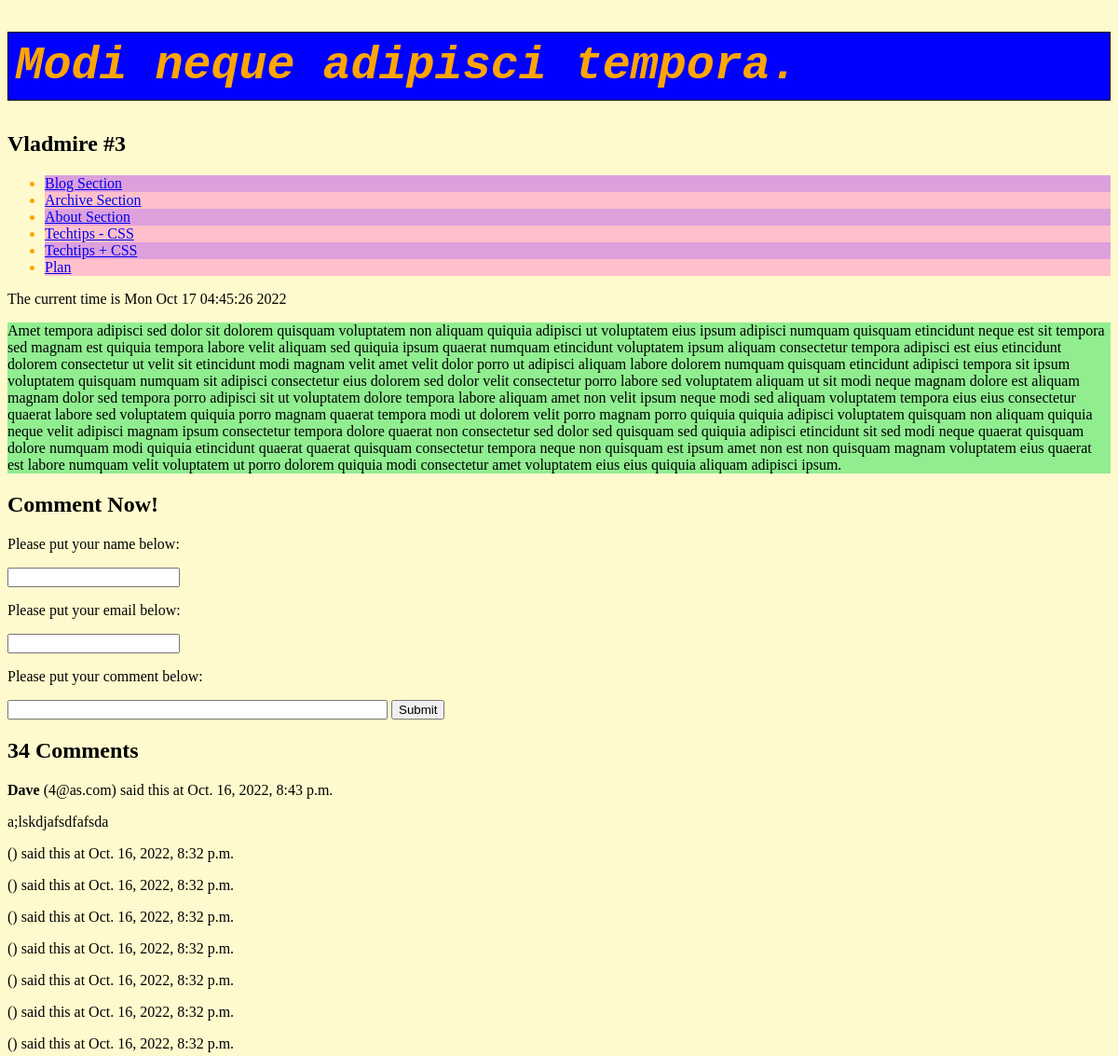
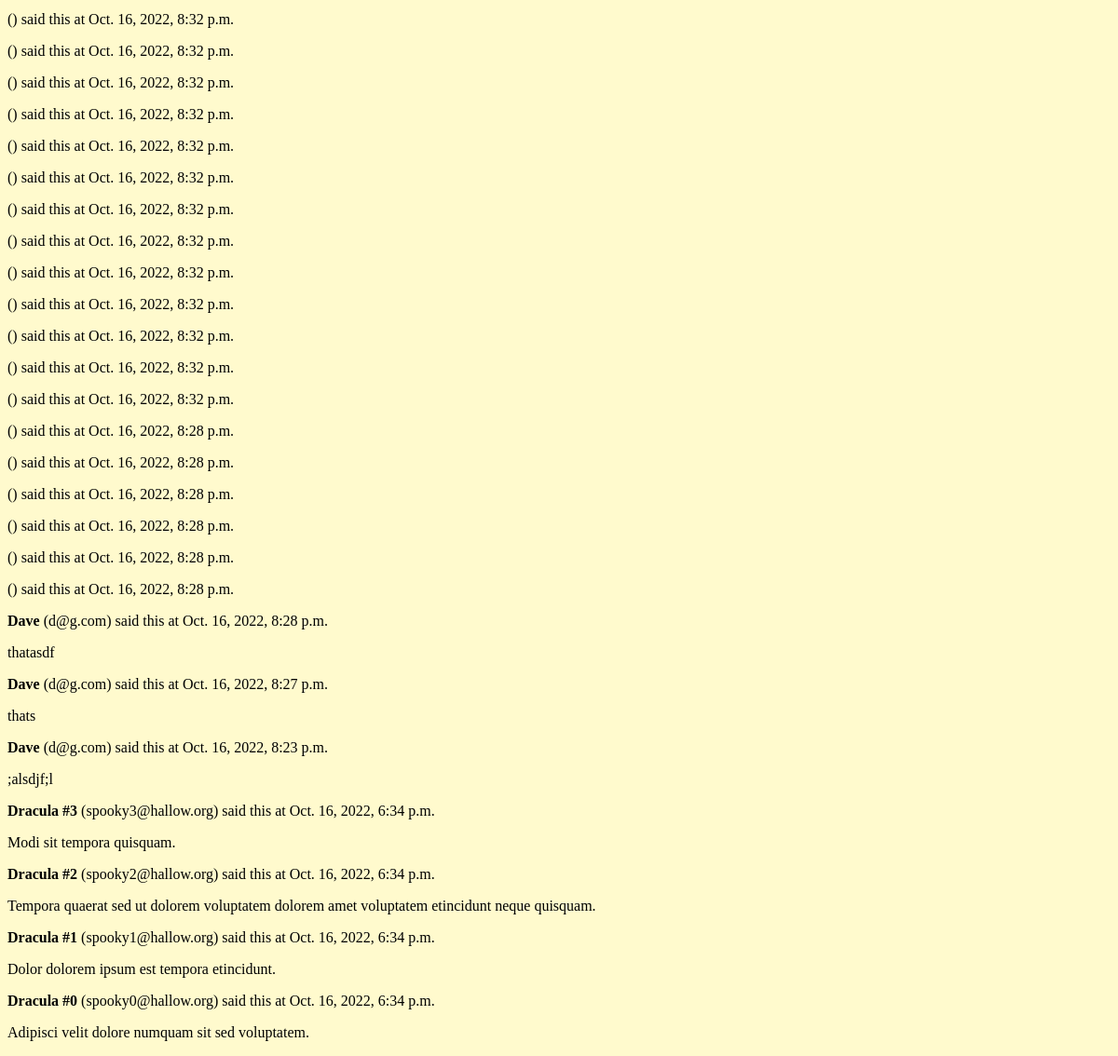
The app's page /blog/entry/4/ with its own data (2 pictures, top to bottom).
### blog/models.py (models this page shows, shortened)
class Blog(models.Model):
    title = models.CharField(max_length=64)
    author = models.CharField(max_length=32)
    content = models.TextField()
    posted = models.DateTimeField()
    @property
    def commentCount(self):
        return Comment.objects.filter(blog_id=self.id).count()

class Comment(models.Model):
    blog = models.ForeignKey(Blog, on_delete=models.CASCADE)
    commenter = models.CharField(max_length=32)
    email = models.EmailField()
    content = models.TextField()
    posted = models.DateTimeField()

### blog/views.py (the view)
# urls.py: path('entry/<int:blog_id>/', views.entry, name='entry'),
def entry(request, blog_id):
	blogPost = get_object_or_404(Blog, pk=blog_id)
	comments = Comment.objects.filter(blog=blogPost).order_by("-posted").all()
	return render(request, 'blog/entry.html', {'now': strftime('%c'), 'blogPost': blogPost, 'comments': comments})

### blog/templates/blog/entry.html (shortened to what this page needs)
{% load static %}
<!DOCTYPE html>
<html lang="en">
    <head>
        <link rel="stylesheet" href="{% static 'blog/style.css' %}"/>
    </head>
    <body>
        <h1>
            {{blogPost.title}}
        </h1>
        <h2
            >{{blogPost.author}}
        </h2>
        <ul class="list">
            <li><a href="/blog">Blog Section</a></li>
            <li><a href="/blog/archive">Archive Section</a></li>
            <li><a href="/blog/about">About Section</a></li>
            <li><a href="/blog/techtips-css/">Techtips - CSS</a></li>
            <li><a href="/blog/techtips+css/">Techtips + CSS</a></li>
            <li><a href="/blog/plan/">Plan</a></li>
        </ul>
        <p>The current time is {{now}}</p>
        <div style="background-color: lightgreen">
            <p>{{blogPost.content}}</p>
        </div>
        <h2>Comment Now!</h2>
        <form action="{% url 'comment' blogPost.id  %}" method="post">
            <p>Please put your name below:</p>
            <input type="text" id="commenter" name="commenter">
            <p>Please put your email below:</p>
            <input type="text" id="email" name="email">
            <p>Please put your comment below:</p>
            <input type="text" id="content" name="content" style="width: 400px; word-wrap: break-word; word-break: break-all;">
            <button type="submit">Submit</button>
        </form>
        <h2>{{blogPost.commentCount}} Comments</h2>
        {% for comment in comments %}
            <p><strong>{{comment.commenter}}</strong> ({{comment.email}}) said this at {{comment.posted}}</p>
            <p>{{comment.content}}</p>
        {% endfor %}
    </body>
</html>

### blog/static/blog/style.css (style rules this page uses)
h1 { color: orange; background-color: blue; font-family: monospace; font-style: italic; font-size: 50px; border: 1px solid black; padding: 2mm; }
body { background-color: lemonchiffon; }
.list { color: orange; }
li:nth-child(even) { background-color: pink; }
li:nth-child(odd) { background-color: plum; }

### records on screen
Blog: title "Modi neque adipisci tempora.", author "Vladmire #3", content "Amet tempora adipisci sed dolor sit dolorem quisquam voluptatem non aliquam quiquia adipisci ut voluptatem eius ipsum adipisci numquam quisquam etincidunt neque est sit tempora sed magnam est quiquia tempora labore velit aliquam sed quiquia ipsum quaerat numquam etincidunt voluptatem ipsum aliquam consectetur tempora adipisci est eius etincidunt dolorem consectetur ut velit sit etincidunt modi magnam velit amet velit dolor porro ut adipisci aliquam labore dolorem numquam quisquam etincidunt adipisci tempora sit ipsum voluptatem quisquam numquam sit adipisci consectetur eius dolorem sed dolor velit consectetur porro labore sed voluptatem aliquam ut sit modi neque magnam dolore est aliquam…", commentCount "34"
Comment: commenter "Dave", email "4@as.com", posted "Oct. 16, 2022, 8:43 p.m.", content "a;lskdjafsdfafsda"
Comment: posted "Oct. 16, 2022, 8:32 p.m."
Comment: posted "Oct. 16, 2022, 8:32 p.m."
Comment: posted "Oct. 16, 2022, 8:32 p.m."
Comment: posted "Oct. 16, 2022, 8:32 p.m."
Comment: posted "Oct. 16, 2022, 8:32 p.m."
Comment: posted "Oct. 16, 2022, 8:32 p.m."
Comment: posted "Oct. 16, 2022, 8:32 p.m."
Comment: posted "Oct. 16, 2022, 8:32 p.m."
Comment: posted "Oct. 16, 2022, 8:32 p.m."
Comment: posted "Oct. 16, 2022, 8:32 p.m."
Comment: posted "Oct. 16, 2022, 8:32 p.m."
Comment: posted "Oct. 16, 2022, 8:32 p.m."
Comment: posted "Oct. 16, 2022, 8:32 p.m."
Comment: posted "Oct. 16, 2022, 8:32 p.m."
Comment: posted "Oct. 16, 2022, 8:32 p.m."
Comment: posted "Oct. 16, 2022, 8:32 p.m."
Comment: posted "Oct. 16, 2022, 8:32 p.m."
Comment: posted "Oct. 16, 2022, 8:32 p.m."
Comment: posted "Oct. 16, 2022, 8:32 p.m."
Comment: posted "Oct. 16, 2022, 8:32 p.m."
Comment: posted "Oct. 16, 2022, 8:28 p.m."
Comment: posted "Oct. 16, 2022, 8:28 p.m."
Comment: posted "Oct. 16, 2022, 8:28 p.m."
Comment: posted "Oct. 16, 2022, 8:28 p.m."
Comment: posted "Oct. 16, 2022, 8:28 p.m."
Comment: posted "Oct. 16, 2022, 8:28 p.m."
Comment: commenter "Dave", email "d@g.com", posted "Oct. 16, 2022, 8:28 p.m.", content "thatasdf"
Comment: commenter "Dave", email "d@g.com", posted "Oct. 16, 2022, 8:27 p.m.", content "thats"
Comment: commenter "Dave", email "d@g.com", posted "Oct. 16, 2022, 8:23 p.m.", content ";alsdjf;l"
Comment: commenter "Dracula #3", email "spooky3@hallow.org", posted "Oct. 16, 2022, 6:34 p.m.", content "Modi sit tempora quisquam."
Comment: commenter "Dracula #2", email "spooky2@hallow.org", posted "Oct. 16, 2022, 6:34 p.m.", content "Tempora quaerat sed ut dolorem voluptatem dolorem amet voluptatem etincidunt neque quisquam."
Comment: commenter "Dracula #1", email "spooky1@hallow.org", posted "Oct. 16, 2022, 6:34 p.m.", content "Dolor dolorem ipsum est tempora etincidunt."
Comment: commenter "Dracula #0", email "spooky0@hallow.org", posted "Oct. 16, 2022, 6:34 p.m.", content "Adipisci velit dolore numquam sit sed voluptatem."

### other values on screen
{{ now }} "Mon Oct 17 04:45:26 2022"
